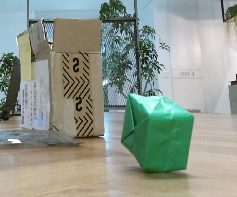
#> input picture test_data/target.png, 237 x 197 px, given in place of the camera
$ python detector.py   (older library calls are emulated)
#> lines starting #> are read from the running program, lines starting #| are printed output that depends on the picture; after the words box and inside, x2 and y2 are one past the last pixel; in counts of white or black regions, pixels touching at a corner belong together
import sys
import cv2
import numpy as np
import traceback
import os.path
import time


class CaptureCamera(object):
    def __init__(self, outdir, w, h, fps):
#> further down, img is the input picture: shape (197, 237, 3); mean B, G, R 141.9, 152.6, 143.8
        self._width=w
        self._height=h
        self._fps=fps
        self._path=os.path.join(outdir, '{}.avi'.format(time.strftime('%Y%m%d-%H%M%S')))

    @property
    def width(self):
        return self._width

    @property
    def height(self):
        return self._height

    @property
    def fps(self):
        return self._fps

    @property
    def path(self):
        return self._path


class Detector(object):

    def __init__(self, cc=None):
        self.countNotFound = 0
        self.counter = 0
        self.target_found = True
        self.target = None
        self.capture_callbacks = []
        self._text_start_positions = [
                (2,8), (210,8), (420,8),
                (2,18), (210,18), (420,18)
                ]


        self.add_capture_callback(self._capture_time)
        self.add_capture_callback(self._capture_position)

        self.capture_camera = cc
        if cc is not None:
            size = (self.capture_camera.width, self.capture_camera.height)
            self.video_writer = cv2.VideoWriter(
                    self.capture_camera.path, cv2.VideoWriter_fourcc('M', 'J', 'P', 'G'), self.capture_camera.fps, size)

    def _capture_time(self):
        return 'Time: %s' % time.strftime('%Y-%m-%d %H:%M:%S')

    def _capture_position(self):
        if self.target is not None:
            return 'Target Position: (%d, %d)' % (self.target[0], self.target[1])
        else:
            return 'Target Position: (-, -)'

    def add_capture_callback(self, callback):
        self.capture_callbacks.append((callback, self._text_start_positions[len(self.capture_callbacks)]))

    def set_mask_range_callback(self, callback):
        self._mask_range_callback = callback

    def _capture(self, image):
        # show image with target outlined with a red rectangle
        if self.capture_camera is not None:
            for (callback, start_position) in self.capture_callbacks:
                text = callback()
                cv2.putText(image, text, start_position, cv2.FONT_HERSHEY_SIMPLEX, 0.3, (196,196,196))
            self.video_writer.write(image)

    def detect(self, image):
        target_u = 0
        target_v = 0

        hsv = cv2.cvtColor(image, cv2.COLOR_BGR2HSV)
#> hsv: shape (197, 237, 3); mean H, S, V 56.6, 55.5, 160.4

        # green origami
        lower, upper = self._mask_range_callback()
        mask = cv2.inRange(hsv, lower, upper)
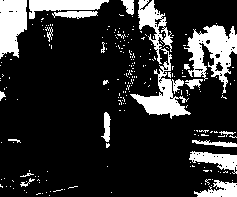
#> mask: shape (197, 237); 17.9% white; 225 white regions (206 under 20 px)

        # dilate and erode with kernel size 11x11
        cv2.morphologyEx(mask, cv2.MORPH_CLOSE, np.ones((11,11)))

        # find all of the contours in the mask image
        cImage, contours, heirarchy = cv2.findContours(mask, cv2.RETR_TREE, cv2.CHAIN_APPROX_SIMPLE)
#> contours = 308 contours, 291 with area under 20; largest, box (x1, y1, x2, y2) and area: (130, 0, 191, 119) 1830, (184, 25, 237, 94) 1614, (0, 0, 27, 59) 1175, (29, 0, 109, 19) 700, (189, 151, 237, 174) 492
        contourLength  = len(contours)
#> contourLength = 308

        # Check for at least one target found
        if contourLength < 1:
            self._capture(image)
            return None
        else:
            # target found
            ## Loop through all of the contours, and get their areas
            try:
                area = np.array([0.0]*len(contours))
#> area = 308 values from 0 to 0
                for i in range(contourLength):
                   area[i] = cv2.contourArea(contours[i])
#> after the loop, area = 308 values, max 1830.5 at index 272, min 0 at index 0, mean 24.17

                #### Target #### the largest "pink" object
                indicies = np.argpartition(-area, 1)[:1]
#> indicies = [272]
                tu = 0
                tv = 0
                for i in indicies:
                    target_image = contours[i]

                    # Using moments find the center of the object and draw a red outline around the object
                    target_m = cv2.moments(target_image)
                    target_u = int(target_m['m10']/target_m['m00'])
                    target_v = int(target_m['m01']/target_m['m00'])
                    points = cv2.minAreaRect(target_image)
                    box = cv2.boxPoints(points)
                    box = np.int0(box)
                    cv2.drawContours(image, [box], 0, (0, 0, 255), 2)
                    tu += target_u
                    tv += target_v
#> this loop made 1 pass
#> (i, target_u, target_v, points, box, tu, tv) on pass 1: (272, 159, 66, ((149.8, 60.72), (55.1, 122.9), -14.66), [[138, 127], [107, 8], [160, -5], [191, 113]], 159, 66)
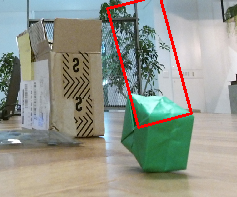
#> image: shape (197, 237, 3); 2.04% of pixels changed, all inside (x1, y1, x2, y2) = (106, 0, 193, 129)
#> after the loop, tu = 159; tv = 66
                target_u = int(tu / 2)
#> target_u = 79
                target_v = int(tv / 2)
#> target_v = 33

                self.countNotFound = 0
                self.counter += 1
                self.target_found = True

                self.target = (target_u, target_v)
#> self.target = (79, 33)
                self._capture(image)
#> the loop in _capture, `for (callback, start_position) in self.capture_callbacks:` made 2 passes
#> after the loop in _capture, `for (callback, start_position) in self.capture_callbacks:`:
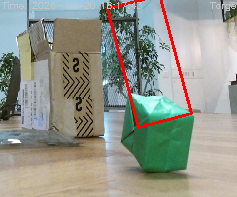
#> image: shape (197, 237, 3); 0.73% of pixels changed, all inside (x1, y1, x2, y2) = (2, 1, 237, 11)
                return self.target
            except:
                self.countNotFound += 1
                if self.countNotFound > 10:
                    self.target_found = False
                return None


def _uvc_mask_range():
    lower = np.array([0, 0, 200], np.uint8)
    upper = np.array([360, 255, 255], np.uint8)
    return (lower, upper)

if __name__ == '__main__':
    cam = cv2.VideoCapture(0)
    size = (int(cam.get(cv2.CAP_PROP_FRAME_WIDTH)), int(cam.get(cv2.CAP_PROP_FRAME_HEIGHT)))
    print("size=({}, {})".format(size[0], size[1]))
    path = '/home/potix2/sampling'
    cc = CaptureCamera(path, size[0], size[1], fps=30)
    detector = Detector(cc)
    detector.set_mask_range_callback(_uvc_mask_range)
    while True:
        ret, img = cam.read()
        if img is not None:
            ret = detector.detect(img)
#> ret = (79, 33)
            if ret is None:
                continue
            u, v = ret
#> u = 79; v = 33
    cv2.destroyAllWindows()
